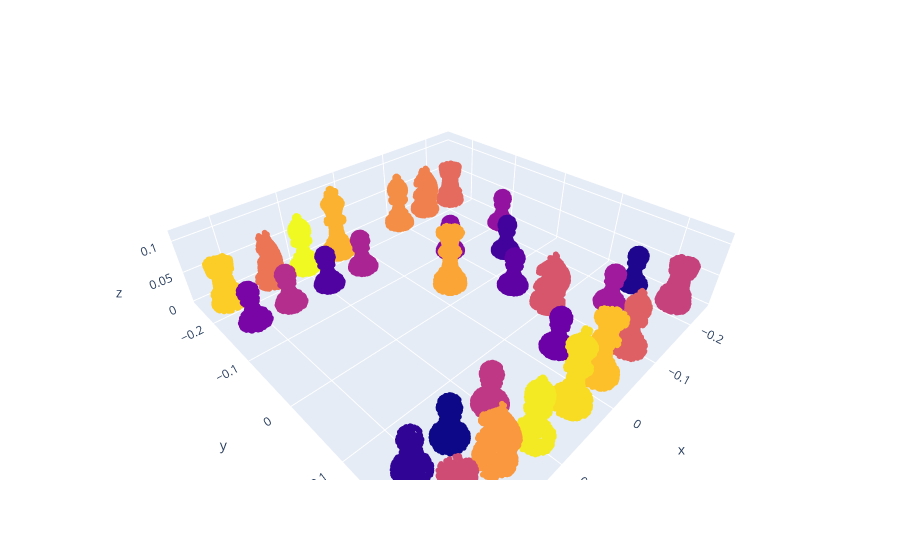

The code cell stored with this chart in its notebook:
### Code cell
game_station.play_game()

### Figure 1 — Plotly figure (JSON) as saved in the notebook; plotly's stock layout.template omitted (floating-point values rounded to 4 significant figures; data arrays with more than 128 entries replaced by an {"elided": "..."} marker saying what was removed)
{"data": [{"hovertemplate": "<extra></extra>", "legendgroup": "", "marker": {"color": "#636efa", "symbol": "circle"}, "mode": "markers", "name": "", "scene": "scene", "showlegend": false, "type": "scatter3d"}, {"marker": {"color": {"elided": "28949 int values"}, "size": 2}, "mode": "markers", "type": "scatter3d", "x": {"elided": "28949 float values"}, "y": {"elided": "28949 float values"}, "z": {"elided": "28949 float values"}}], "layout": {"legend": {"tracegroupgap": 0}, "margin": {"t": 60}, "scene": {"aspectmode": "data", "domain": {"x": [0, 1], "y": [0, 1]}}}}
